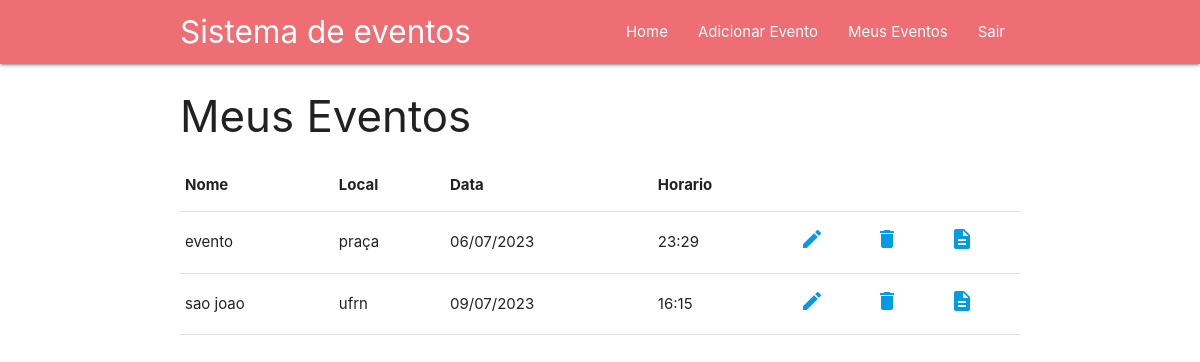
The app's page /MeusEvento (signed in) with its own data.
### evento/models.py (models this page shows)
class Evento(models.Model):
    nome =  models.CharField(verbose_name='nome', max_length=100, null=True)
    local = models.CharField(verbose_name='local', max_length=100, null=True)
    data= models.DateField(verbose_name='data', null=True )
    horario= models.TimeField(verbose_name='horario', null=True)
    descricao = models.TextField(verbose_name='descricao', null=True)
    user = models.ForeignKey(
        User,
        on_delete=models.CASCADE,
        null=True,
        blank=True
    )

### evento/views.py (the view)
# urls.py: path('MeusEvento', views.meusEventos, name = 'meusEventos'),
@login_required(login_url='login')
def meusEventos(request):
    eventos = Evento.objects.filter(user = User.objects.get(username = request.user))
    context = {
        "mEventos": eventos,
    }
    return render(request, 'meusEventos.html', context)

### core/templates/meusEventos.html (shortened to what this page needs)
{% extends 'nav.html' %}
	{% block content %}
	<div class="container">
		<h3>Meus Eventos</h3>
		<table class="highlight">
			<thead>
				<tr>
					<th>Nome</th>
					<th>Local</th>
					<th>Data</th>
					<th>Horario</th>
					<th></th>
				</tr>
			</thead>
			<tbody>{%for e in mEventos%}
				<tr>
					<td ><span>{{e.nome}}</span></a></td>
					<td>{{e.local}}</td>
					<td>{{e.data|date:'d/m/Y'}}</td>
					<td>{{e.horario|time:'H:i'}}</td>
					<td><a href="{% url 'editarEvento' e.id %}"
						class="small material-icons" type="button">edit
					</a></td>
					<td><a
						href="{% url 'deletarEvento' e.id %}"
						class="small material-icons" type="button">delete</a></td>
					<td><a
						href="{% url 'detalharEvento' e.id %}"
						class="small material-icons" type="button">description</a></td>
				</tr>
				{%endfor%}
			</tbody>
		</table>
	</div>
	{%endblock%}

### records on screen
Evento: nome "evento", local "praça", data "06/07/2023", horario "23:29"
Evento: nome "sao joao", local "ufrn", data "09/07/2023", horario "16:15"
